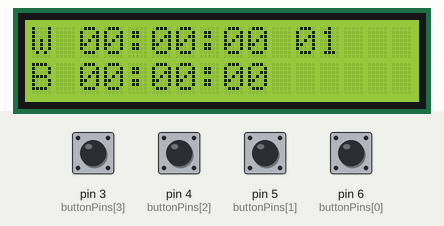
A sketch run on a simulated Arduino Uno, built with avr-gcc and run on an emulated ATmega328P. On the bench: 16×2 character LCD. Inputs (shaded band) come from the test bench; at power-on: pin 3 (buttonPins[3]), pin 4 (buttonPins[2]), pin 5 (buttonPins[1]), pin 6 (buttonPins[0]) HIGH. At 2.9 s the program stops and its outputs stay as they are.

Above: at 1.2 s.
1.3 s: pin 4 (buttonPins[2]) pulled LOW for 3.2 s
At 1.65 s:
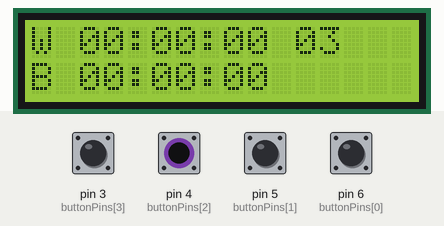
At 3.1 s:
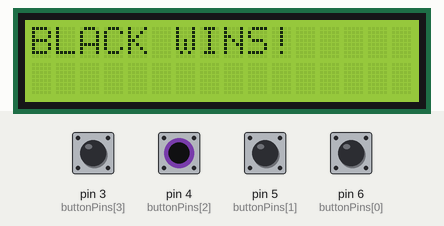
Timing chart, 0 to 4.4 s (numbered marks = the images above; inputs shaded):
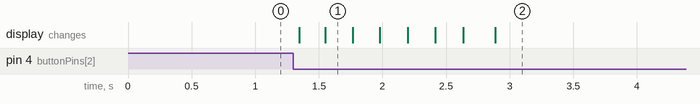

Measured:
- after the input at 1.3 s, the display: first changes after 0.05 s (image 1 shows a later state)

The sketch:

main.ino
```cpp
// main.ino
#include <Wire.h>
#include <LiquidCrystal_I2C.h>

LiquidCrystal_I2C lcd(0x27, 16, 2);

// buttonPins[0] -> Pin 6 (-)
// buttonPins[1] -> Pin 5 (+)
// buttonPins[2] -> Pin 4 (Start/Menu)
// buttonPins[3] -> taraf değişimi
// buttonPins[4] -> taraf değişimi
const int buttonPins[] = {6, 5, 4, 3, 2};
const size_t numButtons = sizeof(buttonPins) / sizeof(buttonPins[0]);

enum class SettingType { HOUR = 3, MINUTE = 2, SECOND = 1, DONE = 4};

struct Time
{
    int8_t hour;
    int8_t min;
    int8_t sec;
};

class SideClock
{
private:
    int32_t totalMillisec = 0;
    uint32_t beginTime = 0;

public:
    void setClockMill(int32_t tmp)
    {
        if(tmp < 0) tmp = 0;
        totalMillisec = tmp;
    }

    int32_t getTot() const
    {
        if (beginTime != 0) return totalMillisec - (millis() - beginTime);
        return totalMillisec;
    }

    int8_t getHour() const
    {
        int32_t tot = getTot();
        if(tot < 0) return 0;
        return (tot / 3600000L) % 24L;
    }

    int8_t getMin() const
    {
        int32_t tot = getTot();
        if(tot < 0) return 0;
        return (tot / 60000L) % 60L;
    }

    int8_t getSec() const
    {
        int32_t tot = getTot();
        if(tot < 0) return 0;
        return (tot / 1000L) % 60L;
    }

    void startClock()
    {
        if(beginTime == 0) beginTime = millis();
    }

    void stopClock()
    {
        if(beginTime != 0)
        {
            totalMillisec -= (millis() - beginTime);
            beginTime = 0;
        }
    }
};

class Timer
{
private:
    uint32_t beginTime = 0;
public:
    void startTimer() { beginTime = millis(); }
    int32_t getElapsedTimeMill() { return (millis() - beginTime); }
    void restartTimer() { beginTime = millis(); }
};

char zaman[20];

bool inMenu = true;
Timer timer;
int32_t increaseAmount = 1000;
SettingType curSetTimer = SettingType::SECOND;

char settingSide = 'w';
char moveSide = 'w';

uint32_t lastWhiteTime;
uint32_t lastBlackTime;

SideClock whiteSide;
SideClock blackSide;

constexpr int delayTime = 200;

void setup()
{
    // lcd.begin(16, 2);
    Wire.begin();
    // lcd.begin();
    lcd.init();
    lcd.setBacklight(1);

    for(int i = 0; i < numButtons; ++i)
        pinMode(buttonPins[i], INPUT_PULLUP);

    whiteSide.setClockMill(0L);
    blackSide.setClockMill(0L);
}

void loop()
{
    int h1 = whiteSide.getHour();
    int m1 = whiteSide.getMin();
    int s1 = whiteSide.getSec();

    int h2 = blackSide.getHour();
    int m2 = blackSide.getMin();
    int s2 = blackSide.getSec();

    lcd.setCursor(0, 0);

    sprintf(zaman, "W %02d:%02d:%02d %02d", (int)h1, (int)m1, (int)s1, (int)curSetTimer);
    lcd.print(zaman);


    lcd.setCursor(0, 1);
    sprintf(zaman, "B %02d:%02d:%02d   ", (int)h2, (int)m2, (int)s2);


    lcd.print(zaman);

    if(inMenu)
    {
        if(digitalRead(buttonPins[1]) == LOW && timer.getElapsedTimeMill() > delayTime)
        {
            if(settingSide == 'w') whiteSide.setClockMill(whiteSide.getTot() + increaseAmount);
            if(settingSide == 'b') blackSide.setClockMill(blackSide.getTot() + increaseAmount);
            timer.restartTimer();
        }

        if(digitalRead(buttonPins[0]) == LOW && timer.getElapsedTimeMill() > delayTime)
        {
            if(settingSide == 'w') whiteSide.setClockMill(whiteSide.getTot() - increaseAmount);
            if(settingSide == 'b') blackSide.setClockMill(blackSide.getTot() - increaseAmount);
            timer.restartTimer();
        }

        if(curSetTimer == SettingType::SECOND)
        {
            increaseAmount = 1000;
            lcd.setCursor(0,1);
            // lcd.print("second   ");
        }
        else if(curSetTimer == SettingType::MINUTE)
        {
            increaseAmount = 60000;
            lcd.setCursor(0,1);
            // lcd.print("minute   ");
        }
        else if(curSetTimer == SettingType::HOUR)
        {
            increaseAmount = 3600000;
            lcd.setCursor(0,1);
            // lcd.print("hour     ");
        }

        if(digitalRead(buttonPins[2]) == LOW && timer.getElapsedTimeMill() > delayTime)
        {
            if(curSetTimer == SettingType::DONE)
            {
                if(settingSide == 'b')
                {
                    inMenu = false;
                    whiteSide.startClock();
                    lcd.clear();
                    lcd.setCursor(0,1);
                    lcd.print("Game Started");

                    lastWhiteTime = whiteSide.getTot();
                    lastBlackTime = blackSide.getTot();
                }
                if(settingSide == 'w')
                {
                    settingSide = 'b';
                    curSetTimer = SettingType::SECOND;
                }
            }
            else curSetTimer = (SettingType)(((int)curSetTimer) + 1);

            timer.restartTimer();
        }
        return;
    }
    else
    {
        if(moveSide == 'w')
        {
            if(digitalRead(buttonPins[3]) == LOW && timer.getElapsedTimeMill() > delayTime)
            {
                whiteSide.stopClock();
                blackSide.startClock();

                moveSide = 'b';
                timer.restartTimer();
            }
        }
        else if(moveSide == 'b')
        {
            if(digitalRead(buttonPins[4]) == LOW && timer.getElapsedTimeMill() > delayTime)
            {
                blackSide.stopClock();
                whiteSide.startClock();

                moveSide = 'w';
                timer.restartTimer();
            }
        }

        if(!inMenu)
        {
            if (whiteSide.getTot() <= 0)
            {
                lcd.clear();
                lcd.print("BLACK WINS!");
                while(1);
            }
            if (blackSide.getTot() <= 0)
            {
                lcd.clear();
                lcd.print("WHITE WINS!");
                while(1);
            }
        }
    }
}
```
